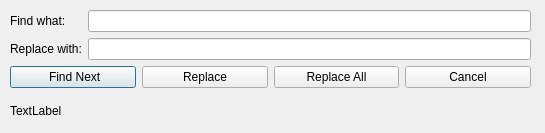
<?xml version="1.0" encoding="UTF-8"?>
<ui version="4.0">
 <class>FindReplaceDialog</class>
 <widget class="QDialog" name="FindReplaceDialog">
  <property name="enabled">
   <bool>true</bool>
  </property>
  <property name="geometry">
   <rect>
    <x>0</x>
    <y>0</y>
    <width>545</width>
    <height>133</height>
   </rect>
  </property>
  <property name="windowTitle">
   <string>Dialog</string>
  </property>
  <widget class="QWidget" name="verticalLayoutWidget">
   <property name="geometry">
    <rect>
     <x>10</x>
     <y>10</y>
     <width>521</width>
     <height>118</height>
    </rect>
   </property>
   <layout class="QVBoxLayout" name="verticalLayout">
    <property name="leftMargin">
     <number>0</number>
    </property>
    <item>
     <layout class="QHBoxLayout" name="horizontalLayout">
      <item>
       <layout class="QFormLayout" name="formLayout">
        <item row="0" column="0">
         <widget class="QLabel" name="findLabel">
          <property name="text">
           <string>Find what:</string>
          </property>
         </widget>
        </item>
        <item row="0" column="1">
         <widget class="QLineEdit" name="findTextEdit"/>
        </item>
        <item row="1" column="0">
         <widget class="QLabel" name="replaceWithLabel">
          <property name="text">
           <string>Replace with:</string>
          </property>
         </widget>
        </item>
        <item row="1" column="1">
         <widget class="QLineEdit" name="replaceWithTextEdit"/>
        </item>
       </layout>
      </item>
      <item>
       <layout class="QVBoxLayout" name="verticalLayout_2"/>
      </item>
     </layout>
    </item>
    <item>
     <layout class="QHBoxLayout" name="horizontalLayout_2">
      <item>
       <widget class="QPushButton" name="findNextBtn">
        <property name="text">
         <string> Find Next</string>
        </property>
       </widget>
      </item>
      <item>
       <widget class="QPushButton" name="replaceBtn">
        <property name="text">
         <string>Replace</string>
        </property>
       </widget>
      </item>
      <item>
       <widget class="QPushButton" name="replaceAllBtn">
        <property name="text">
         <string>Replace All</string>
        </property>
       </widget>
      </item>
      <item>
       <widget class="QPushButton" name="cancelBtn">
        <property name="text">
         <string>Cancel</string>
        </property>
       </widget>
      </item>
     </layout>
    </item>
    <item>
     <widget class="QLabel" name="dataLabel">
      <property name="enabled">
       <bool>true</bool>
      </property>
      <property name="text">
       <string>TextLabel</string>
      </property>
     </widget>
    </item>
   </layout>
  </widget>
 </widget>
 <resources/>
 <connections/>
</ui>
